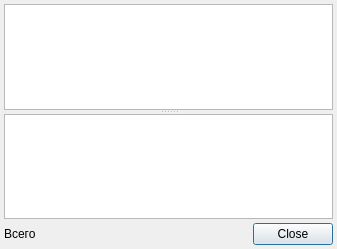
<?xml version="1.0" encoding="UTF-8"?>
<ui version="4.0">
 <class>RBMedicalExemptionTypeItemList</class>
 <widget class="QDialog" name="RBMedicalExemptionTypeItemList">
  <property name="geometry">
   <rect>
    <x>0</x>
    <y>0</y>
    <width>337</width>
    <height>249</height>
   </rect>
  </property>
  <property name="windowTitle">
   <string>Dialog</string>
  </property>
  <layout class="QGridLayout" name="gridLayout">
   <property name="margin">
    <number>4</number>
   </property>
   <property name="spacing">
    <number>4</number>
   </property>
   <item row="0" column="0" colspan="2">
    <widget class="QSplitter" name="splitter">
     <property name="orientation">
      <enum>Qt::Vertical</enum>
     </property>
     <widget class="QWidget" name="pnlItems" native="true">
      <layout class="QVBoxLayout" name="verticalLayout">
       <property name="spacing">
        <number>0</number>
       </property>
       <property name="margin">
        <number>0</number>
       </property>
       <item>
        <widget class="CTableView" name="tblItems"/>
       </item>
      </layout>
     </widget>
     <widget class="QWidget" name="widget_2" native="true">
      <layout class="QVBoxLayout" name="verticalLayout_2">
       <property name="spacing">
        <number>0</number>
       </property>
       <property name="margin">
        <number>0</number>
       </property>
       <item>
        <widget class="CTableView" name="tblMedicalExemptionTypeInfections"/>
       </item>
      </layout>
     </widget>
    </widget>
   </item>
   <item row="1" column="0">
    <widget class="QLabel" name="label">
     <property name="text">
      <string>Всего</string>
     </property>
    </widget>
   </item>
   <item row="1" column="1">
    <widget class="QDialogButtonBox" name="buttonBox">
     <property name="orientation">
      <enum>Qt::Horizontal</enum>
     </property>
     <property name="standardButtons">
      <set>QDialogButtonBox::Close</set>
     </property>
    </widget>
   </item>
  </layout>
 </widget>
 <customwidgets>
  <customwidget>
   <class>CTableView</class>
   <extends>QTableView</extends>
   <header>library/TableView.h</header>
  </customwidget>
 </customwidgets>
 <resources/>
 <connections>
  <connection>
   <sender>buttonBox</sender>
   <signal>accepted()</signal>
   <receiver>RBMedicalExemptionTypeItemList</receiver>
   <slot>accept()</slot>
   <hints>
    <hint type="sourcelabel">
     <x>248</x>
     <y>254</y>
    </hint>
    <hint type="destinationlabel">
     <x>157</x>
     <y>274</y>
    </hint>
   </hints>
  </connection>
  <connection>
   <sender>buttonBox</sender>
   <signal>rejected()</signal>
   <receiver>RBMedicalExemptionTypeItemList</receiver>
   <slot>reject()</slot>
   <hints>
    <hint type="sourcelabel">
     <x>316</x>
     <y>260</y>
    </hint>
    <hint type="destinationlabel">
     <x>286</x>
     <y>274</y>
    </hint>
   </hints>
  </connection>
 </connections>
</ui>
